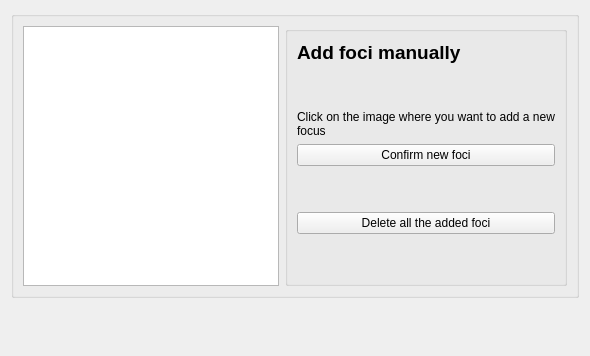
          <widget class="QWidget" name="page_5">
           <layout class="QGridLayout" name="gridLayout_21">
            <item row="0" column="0">
             <widget class="QGroupBox" name="groupBox_10">
              <property name="title">
               <string/>
              </property>
              <layout class="QHBoxLayout" name="horizontalLayout_2">
               <item>
                <widget class="QGraphicsView" name="graphicsView_add_focus"/>
               </item>
               <item>
                <widget class="QGroupBox" name="groupBox_11">
                 <property name="minimumSize">
                  <size>
                   <width>200</width>
                   <height>0</height>
                  </size>
                 </property>
                 <property name="title">
                  <string/>
                 </property>
                 <layout class="QGridLayout" name="gridLayout_22">
                  <item row="6" column="1" colspan="2">
                   <widget class="QPushButton" name="pushButton_delete_added_foci">
                    <property name="text">
                     <string>Delete all the added foci</string>
                    </property>
                   </widget>
                  </item>
                  <item row="0" column="1">
                   <widget class="QLabel" name="label_14">
                    <property name="font">
                     <font>
                      <pointsize>14</pointsize>
                      <weight>75</weight>
                      <bold>true</bold>
                     </font>
                    </property>
                    <property name="text">
                     <string>Add foci manually </string>
                    </property>
                    <property name="wordWrap">
                     <bool>true</bool>
                    </property>
                   </widget>
                  </item>
                  <item row="4" column="1" colspan="2">
                   <widget class="QPushButton" name="pushButton_added_foci_confirm">
                    <property name="text">
                     <string>Confirm new foci</string>
                    </property>
                   </widget>
                  </item>
                  <item row="2" column="1" colspan="2">
                   <widget class="QLabel" name="label">
                    <property name="text">
                     <string>Click on the image where you want to add a new focus </string>
                    </property>
                    <property name="wordWrap">
                     <bool>true</bool>
                    </property>
                   </widget>
                  </item>
                  <item row="8" column="1">
                   <spacer name="verticalSpacer_5">
                    <property name="orientation">
                     <enum>Qt::Vertical</enum>
                    </property>
                    <property name="sizeHint" stdset="0">
                     <size>
                      <width>20</width>
                      <height>40</height>
                     </size>
                    </property>
                   </spacer>
                  </item>
                  <item row="1" column="1">
                   <spacer name="verticalSpacer_10">
                    <property name="orientation">
                     <enum>Qt::Vertical</enum>
                    </property>
                    <property name="sizeHint" stdset="0">
                     <size>
                      <width>20</width>
                      <height>40</height>
                     </size>
                    </property>
                   </spacer>
                  </item>
                  <item row="5" column="1">
                   <spacer name="verticalSpacer_9">
                    <property name="orientation">
                     <enum>Qt::Vertical</enum>
                    </property>
                    <property name="sizeHint" stdset="0">
                     <size>
                      <width>20</width>
                      <height>40</height>
                     </size>
                    </property>
                   </spacer>
                  </item>
                 </layout>
                </widget>
               </item>
              </layout>
             </widget>
            </item>
            <item row="1" column="0">
             <spacer name="verticalSpacer_4">
              <property name="orientation">
               <enum>Qt::Vertical</enum>
              </property>
              <property name="sizeType">
               <enum>QSizePolicy::Fixed</enum>
              </property>
              <property name="sizeHint" stdset="0">
               <size>
                <width>31</width>
                <height>47</height>
               </size>
              </property>
             </spacer>
            </item>
           </layout>
          </widget>
